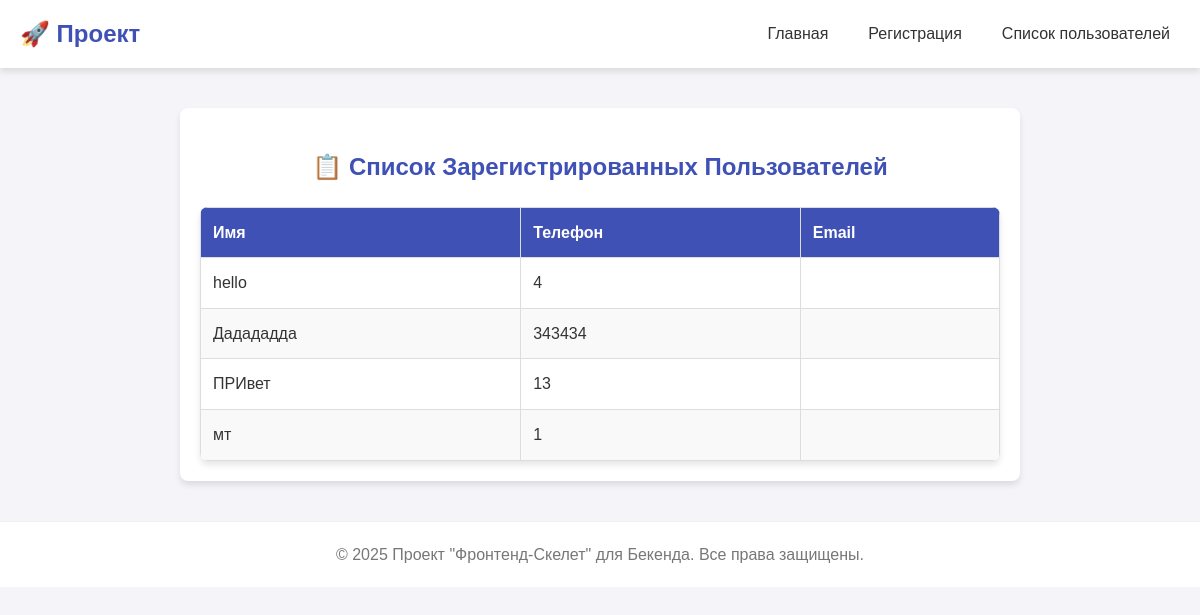
/users/, run on an earlier commit of the app's database.
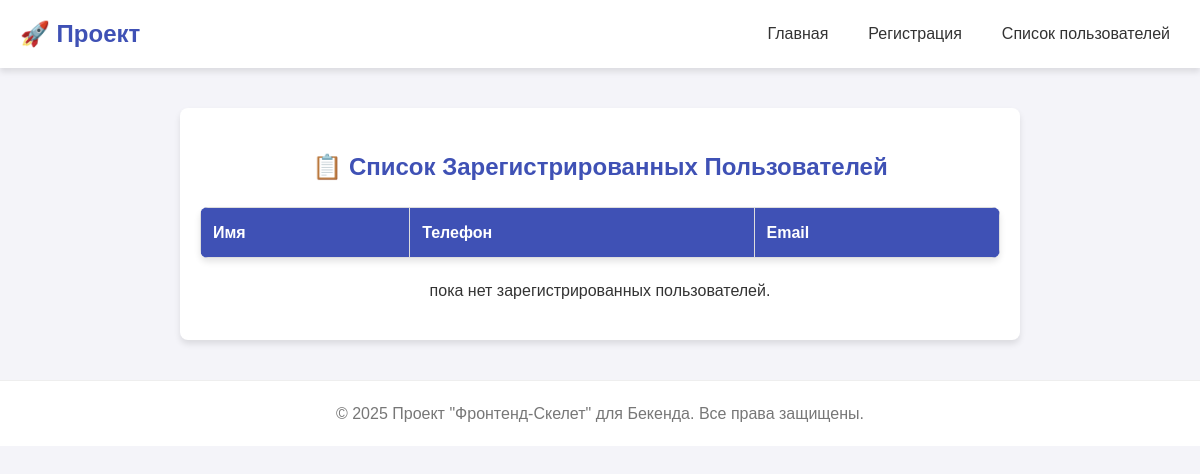
And on a later commit of the database.
### Home1/models.py (models this page shows)
class UserProfile(models.Model): # Лучше назвать модель в соответствии с её целью
    name = models.CharField(max_length=100) # Вместо text
    phone = models.IntegerField() # Вместо number
    email = models.EmailField()

### Home1/views.py (the view)
# urls.py: path("users/", views.users, name="users"),
def users(request):
    all_users = UserProfile.objects.all()
    contex = {
        'users': all_users
    }
    return render(request, template_name="users.html", context=contex)

### templates/users.html
{% extends "base.html" %}
{% block content %}
    <main class="container">
        <h2>📋 Список Зарегистрированных Пользователей</h2>
        <table class="user-table">
            <thead>
                <tr>
                    <th>Имя</th>
                    <th>Телефон</th>
                    <th>Email</th>
                </tr>
            </thead>
            <tbody>
                {% for user in users %}
                <tr>
                    <td>{{ user.name }}</td>
                    <td>{{ user.phone }}</td>
                    <td>{{ user.email }}</td>
                </tr>
                {% endfor %}
            </tbody>
        </table>
        {% if not users %}
            <p style="text-align: center; margin-top: 20px;">пока нет зарегистрированных пользователей.</p>
        {% endif %}
    </main>
    <footer>
        &copy; 2025 Проект "Фронтенд-Скелет" для Бекенда. Все права защищены.
    </footer>
{% endblock %}

What changed in the data, as far as the page shows it:
removed UserProfile: name "hello", phone "4"
removed UserProfile: name "Дадададда", phone "343434"
removed UserProfile: name "ПРИвет", phone "13"
removed UserProfile: name "мт", phone "1"
Also different on the page:
text now shown: "пока нет зарегистрированных пользователей."
